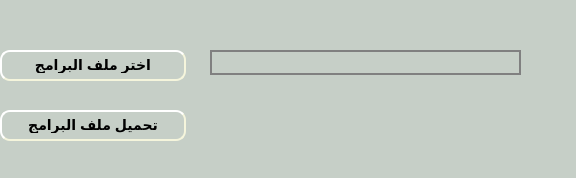
<?xml version="1.0" encoding="UTF-8"?>
<ui version="4.0">
 <class>Dialog</class>
 <widget class="QDialog" name="Dialog">
  <property name="geometry">
   <rect>
    <x>0</x>
    <y>0</y>
    <width>576</width>
    <height>178</height>
   </rect>
  </property>
  <property name="windowTitle">
   <string>تحميل برامج العضويه</string>
  </property>
  <property name="styleSheet">
   <string notr="true">background-color: rgb(198, 207, 199);

            </string>
  </property>
  <widget class="QPushButton" name="BTN_load">
   <property name="geometry">
    <rect>
     <x>0</x>
     <y>110</y>
     <width>186</width>
     <height>31</height>
    </rect>
   </property>
   <property name="styleSheet">
    <string notr="true">
                    border-style: outset;
                    border-width: 2px;
                    border-radius: 10px;
                    border-color: beige;
                    font: bold 14px;
                    min-width: 10em;
                    padding: 6px;
                </string>
   </property>
   <property name="text">
    <string>تحميل ملف البرامج</string>
   </property>
  </widget>
  <widget class="QPushButton" name="BTN_browse">
   <property name="geometry">
    <rect>
     <x>0</x>
     <y>50</y>
     <width>186</width>
     <height>31</height>
    </rect>
   </property>
   <property name="styleSheet">
    <string notr="true">
                    border-style: outset;
                    border-width: 2px;
                    border-radius: 10px;
                    border-color: beige;
                    font: bold 14px;
                    min-width: 10em;
                    padding: 6px;
                </string>
   </property>
   <property name="text">
    <string>اختر ملف البرامج</string>
   </property>
  </widget>
  <widget class="QLineEdit" name="LE_fileName">
   <property name="enabled">
    <bool>true</bool>
   </property>
   <property name="geometry">
    <rect>
     <x>210</x>
     <y>50</y>
     <width>311</width>
     <height>25</height>
    </rect>
   </property>
   <property name="styleSheet">
    <string notr="true">border: 2px solid gray;

                    padding: 0 8px;

                    selection-background-color: darkgray;
                </string>
   </property>
  </widget>
 </widget>
 <resources/>
 <connections/>
</ui>
